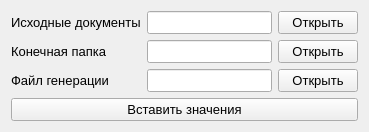
      <widget class="QWidget" name="tab_gen_LF">
       <attribute name="title">
        <string>Генератор НЧ</string>
       </attribute>
       <attribute name="toolTip">
        <string>Вставка значений из файла excel в документы</string>
       </attribute>
       <layout class="QGridLayout" name="gridLayout_19">
        <item row="0" column="0">
         <widget class="QLabel" name="label_path_start_folder_lf">
          <property name="font">
           <font>
            <pointsize>10</pointsize>
           </font>
          </property>
          <property name="text">
           <string>Исходные документы</string>
          </property>
         </widget>
        </item>
        <item row="0" column="1">
         <widget class="QLineEdit" name="lineEdit_path_start_folder_lf">
          <property name="font">
           <font>
            <pointsize>10</pointsize>
           </font>
          </property>
          <property name="toolTip">
           <string>Путь к исходным документам</string>
          </property>
         </widget>
        </item>
        <item row="0" column="2">
         <widget class="QPushButton" name="pushButton_open_folder_start_lf">
          <property name="font">
           <font>
            <pointsize>10</pointsize>
           </font>
          </property>
          <property name="toolTip">
           <string>&lt;html&gt;&lt;head/&gt;&lt;body&gt;&lt;p&gt;Выбрать директорию исходных документов&lt;/p&gt;&lt;/body&gt;&lt;/html&gt;</string>
          </property>
          <property name="text">
           <string>Открыть</string>
          </property>
         </widget>
        </item>
        <item row="1" column="0">
         <widget class="QLabel" name="label_path_finish_folder_lf">
          <property name="font">
           <font>
            <pointsize>10</pointsize>
           </font>
          </property>
          <property name="text">
           <string>Конечная папка</string>
          </property>
         </widget>
        </item>
        <item row="1" column="1">
         <widget class="QLineEdit" name="lineEdit_path_finish_folder_lf">
          <property name="font">
           <font>
            <pointsize>10</pointsize>
           </font>
          </property>
          <property name="toolTip">
           <string>Конечная папка, где будут создаваться документы</string>
          </property>
         </widget>
        </item>
        <item row="1" column="2">
         <widget class="QPushButton" name="pushButton_open_folder_finish_lf">
          <property name="font">
           <font>
            <pointsize>10</pointsize>
           </font>
          </property>
          <property name="toolTip">
           <string>&lt;html&gt;&lt;head/&gt;&lt;body&gt;&lt;p&gt;Выбрать директорию для генерации&lt;/p&gt;&lt;/body&gt;&lt;/html&gt;</string>
          </property>
          <property name="text">
           <string>Открыть</string>
          </property>
         </widget>
        </item>
        <item row="2" column="0">
         <widget class="QLabel" name="label_path_file_excel_gen">
          <property name="font">
           <font>
            <pointsize>10</pointsize>
           </font>
          </property>
          <property name="text">
           <string>Файл генерации</string>
          </property>
         </widget>
        </item>
        <item row="2" column="1">
         <widget class="QLineEdit" name="lineEdit_path_file_excel_lf">
          <property name="font">
           <font>
            <pointsize>10</pointsize>
           </font>
          </property>
          <property name="toolTip">
           <string>Путь к файлу генератору</string>
          </property>
         </widget>
        </item>
        <item row="2" column="2">
         <widget class="QPushButton" name="pushButton_open_file_excel_lf">
          <property name="font">
           <font>
            <pointsize>10</pointsize>
           </font>
          </property>
          <property name="toolTip">
           <string>&lt;html&gt;&lt;head/&gt;&lt;body&gt;&lt;p&gt;Выбрать файл для генерации&lt;/p&gt;&lt;/body&gt;&lt;/html&gt;</string>
          </property>
          <property name="text">
           <string>Открыть</string>
          </property>
         </widget>
        </item>
        <item row="3" column="0" colspan="3">
         <widget class="QPushButton" name="pushButton_start_insert_lf">
          <property name="font">
           <font>
            <pointsize>10</pointsize>
           </font>
          </property>
          <property name="toolTip">
           <string>&lt;html&gt;&lt;head/&gt;&lt;body&gt;&lt;p&gt;Начать генерацию файлов&lt;/p&gt;&lt;/body&gt;&lt;/html&gt;</string>
          </property>
          <property name="text">
           <string>Вставить значения</string>
          </property>
         </widget>
        </item>
       </layout>
      </widget>
